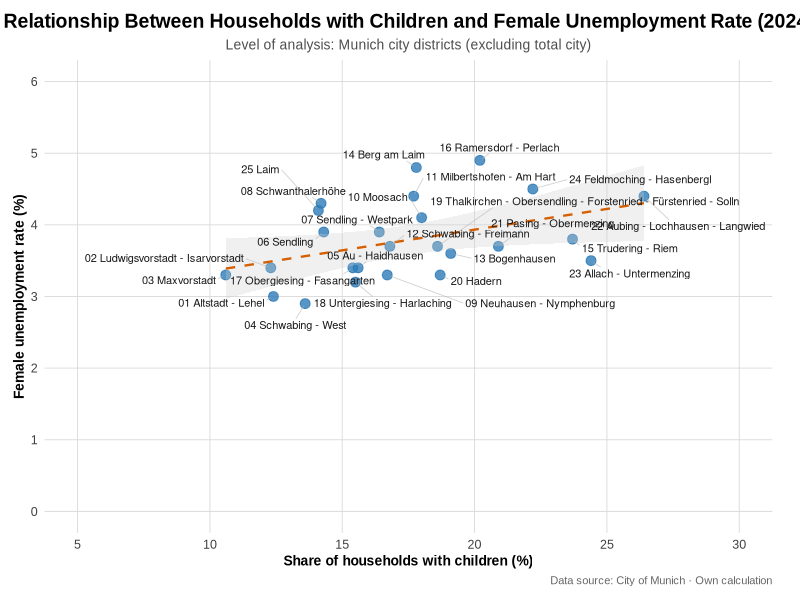

Here is the R script that generated this plot:
# =========================================================
# Visualization: Female Unemployment Rate vs. Households with Children
# Data source: City of Munich (district level, 2024)
# =========================================================

library(readxl)
library(tidyverse)
library(ggrepel)

# --- 1. Import and clean unemployment data ---
data_ar <- read_excel("data/raw/export_ar.xlsx", sheet = 2)

data_ar_clean <- data_ar %>%
  select(Indikator, Ausprägung, Jahr, Raumbezug, Indikatorwert) %>%
  # Keep female unemployment rate for 2024
  filter(
    Indikator == "Arbeitslose - Anteil",
    Ausprägung == "weiblich",
    Jahr == 2024
  ) %>%
  # Convert decimal commas to numeric format
  mutate(Indikatorwert = as.numeric(str_replace(Indikatorwert, ",", "."))) %>%
  # Rename variable for clarity
  rename(arbeitslos_weiblich = Indikatorwert) %>%
  # Exclude total city-level observation
  filter(Raumbezug != "Stadt München")


# --- 2. Import and clean household data ---
data_be <- read_excel("data/raw/export_be.xlsx", sheet = 2)

data_be_clean <- data_be %>%
  select(Indikator, Ausprägung, Jahr, Raumbezug, Indikatorwert) %>%
  # Keep overall households with children for 2024
  filter(
    Indikator == "Haushalte mit Kindern",
    Ausprägung == "insgesamt",
    Jahr == 2024
  ) %>%
  # Convert decimal commas to numeric format
  mutate(Indikatorwert = as.numeric(str_replace(Indikatorwert, ",", "."))) %>%
  # Rename variable for clarity
  rename(haushalt_kinder = Indikatorwert) %>%
  # Exclude total city-level observation
  filter(Raumbezug != "Stadt München")


# --- 3. Merge both datasets by year and district ---
df <- inner_join(data_ar_clean, data_be_clean, by = c("Jahr", "Raumbezug"))


# --- 4. Visualization ---
ggplot(df, aes(x = haushalt_kinder, y = arbeitslos_weiblich, label = Raumbezug)) +
  
  # Plot points (semi-transparent blue)
  geom_point(size = 3, color = "#2C7BB6", alpha = 0.8) +
  
  # Add regression line with confidence interval
  geom_smooth(
    method = "lm",
    se = TRUE,
    color = "#D55E00",
    fill = "grey80",
    linetype = "dashed",
    linewidth = 0.8,
    alpha = 0.3
  ) +
  
  # Add district labels with leader lines
  geom_text_repel(
    size = 2.8,
    color = "grey10",
    segment.color = "grey70",
    segment.size = 0.3,
    segment.alpha = 0.6,
    box.padding = 0.35,
    point.padding = 0.2,
    max.overlaps = 50,
    force = 4,
    min.segment.length = 0
  ) +
  
  # Define axis scales and tick marks
  scale_x_continuous(limits = c(5, 30), breaks = seq(5, 30, 5)) +
  scale_y_continuous(limits = c(0, 6), breaks = seq(0, 6, 1)) +
  
  # Add titles, labels, and caption
  labs(
    title = "Relationship Between Households with Children and Female Unemployment Rate (2024)",
    subtitle = "Level of analysis: Munich city districts (excluding total city)",
    x = "Share of households with children (%)",
    y = "Female unemployment rate (%)",
    caption = "Data source: City of Munich · Own calculation"
  ) +
  
  # Apply clean minimal theme
  theme_minimal(base_size = 11, base_family = "Arial") +
  theme(
    plot.title = element_text(face = "bold", size = 14, hjust = 0.5, lineheight = 1.1),
    plot.subtitle = element_text(size = 10, hjust = 0.5, color = "grey30"),
    axis.title = element_text(size = 10, face = "bold"),
    axis.text = element_text(size = 9, color = "grey25"),
    panel.grid.major = element_line(color = "grey85", linewidth = 0.3),
    panel.grid.minor = element_blank(),
    plot.caption = element_text(size = 8, color = "grey40", hjust = 1),
    plot.margin = margin(10, 20, 10, 10)
  ) +
  coord_cartesian(expand = TRUE)

